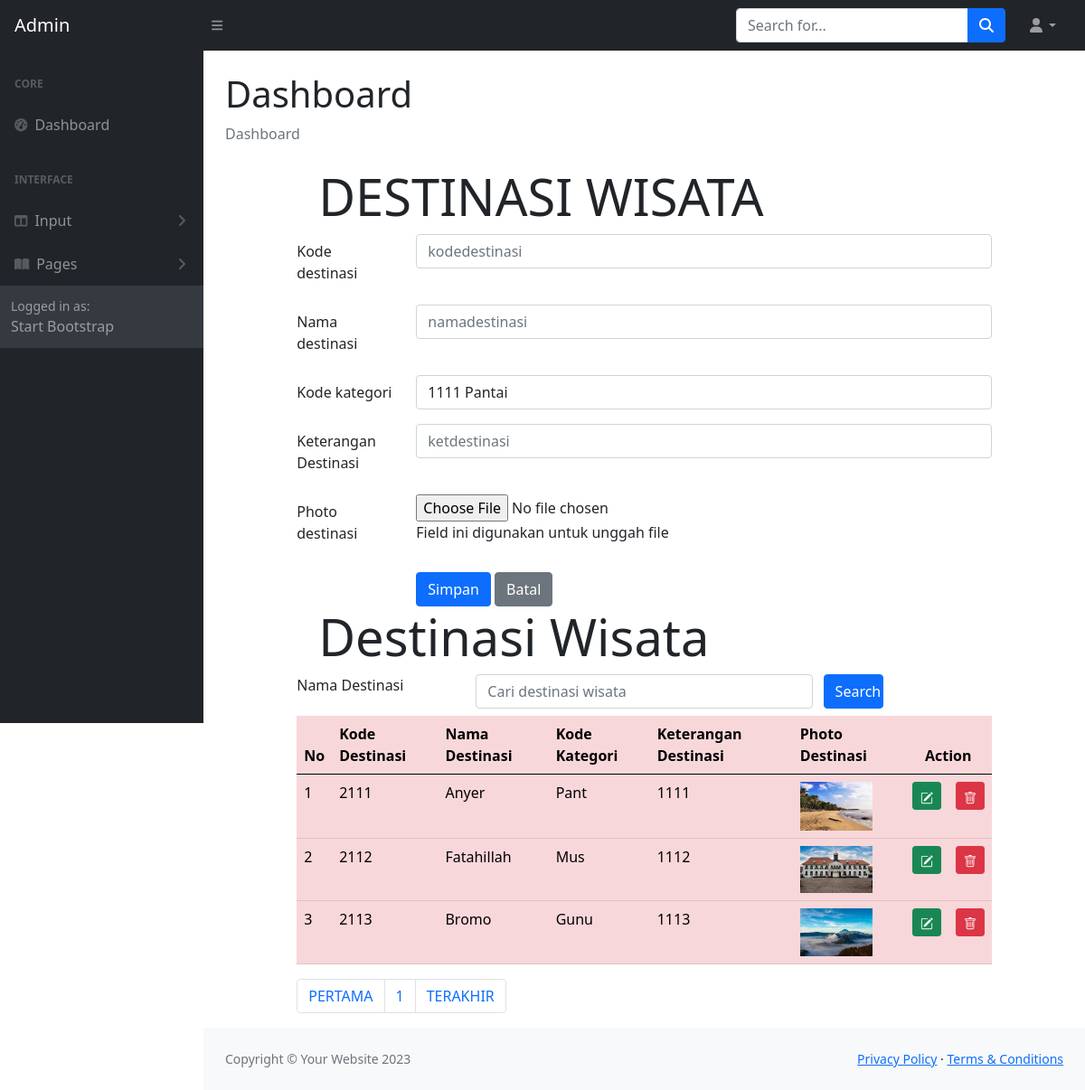
The app's page /ADMIN/copydestinasi.php with its own data.
### tables this page shows
CREATE TABLE `destinasi` (
  `destinasiKODE` char(4) NOT NULL,
  `destinasiNAMA` varchar(120) NOT NULL,
  `kategoriKODE` char(4) NOT NULL,
  `destinasiFILE` char(120) NOT NULL,
  `destinasiKET` char(120) NOT NULL
);

### ADMIN/copydestinasi.php (the view, shortened to what this page needs)
<!DOCTYPE html>
<html lang="en">
<?php include "include/head.php";?>
    <body class="sb-nav-fixed">
        <?php include "include/menunav.php";?>
        <div id="layoutSidenav">
            <?php include "include/menu.php";?>
            <div id="layoutSidenav_content">
                <main>
                    <div class="container-fluid px-4">
                        <h1 class="mt-4">Dashboard</h1>
                        <ol class="breadcrumb mb-4">
                            <li class="breadcrumb-item active">Dashboard</li>
                        </ol>
<head>
  	<link rel="stylesheet" type="text/css" href="https://cdnjs.cloudflare.com/ajax/libs/select2/4.0.3/css/select2.min.css">
	<link rel="stylesheet" type="text/css" href="css/bootstrap.min.css">
</head>
<?php
	include "include/config.php";
	$datakategori = mysqli_query($connection, "select * from kategoriwisata");
?>
<body>
<div class="row">
<div class="col-sm-1"></div>
<div class="col-sm-10">
	<div class="jumbotron jumbotron-fluid">
		<div class="container">
			<h1 class="display-4">DESTINASI WISATA</h1>
		</div>
	</div>
<form method="POST" enctype="multipart/form-data">
		<div class="mb-3 row">
			<label for="kodedestinasi" class="col-sm-2 col-form-label">Kode destinasi</label>
			<div class="col-sm-10">
				<input type="text" class="form-control" id="kodedestinasi" name="inputkode" placeholder="kodedestinasi" maxlength="4">
			</div>
		</div>
		<div class="mb-3 row">
			<label for="namadestinasi" class="col-sm-2 col-form-label">Nama destinasi</label>
			<div class="col-sm-10">
				<input type="text" class="form-control" id="namadestinasi" name="inputnama" placeholder="namadestinasi">
			</div>
		</div>
		<div class="mb-3 row">
			<label for="kodekategori" class="col-sm-2 col-form-label">Kode kategori</label>
			<div class="col-sm-10">
			<select class="form-control" id="kodekategori" name="kodekategori">
				<?php while($row = mysqli_fetch_array($datakategori))
				{ ?>
					<option value="<?php echo $row["kategoriKODE"]?>">
						<?php echo $row["kategoriKODE"]?>
						<?php echo $row["kategoriNAMA"]?>
					</option>
				<?php } ?>
			</select>
			</div>
		</div>
		<div class="mb-3 row">
			<label for="ketdestinasi" class="col-sm-2 col-form-label">Keterangan Destinasi</label>
			<div class="col-sm-10">
				<input type="text" class="form-control" id="ketdestinasi" name="inputket" placeholder="ketdestinasi">
			</div>
		</div>
		<div class="mb-3 row">
			<label for="file" class="col-sm-2 col-form-label">Photo destinasi</label>
			<div class="col-sm-10">
				<input type="file" id="file" name="file">
				<p class="help-block">Field ini digunakan untuk unggah file</p>
			</div>
		</div>
		<div class="form-group row">
			<div class="col-sm-2"></div>
			<div class="col-sm-10">
				<input type="submit" name="Simpan" class="btn btn-primary" value="Simpan">
				<input type="submit" name="Batal" class="btn btn-secondary" value="Batal">
			</div>
		</div>
	</form>
</div>
<div class="col-sm-1"></div>
</div>
<div class="row">
	<div class="col-sm-1"></div>
	<div class="col-sm-10">
		<div class="jumbotron jumbotron-fluid">
			<div class="container">
				<h1 class="display-4">Destinasi Wisata</h1>
			</div>
		</div>
		<form method="POST">
                <div class="form-group row mb-2">
                <label for="search" class="col-sm-3">Nama Destinasi</label>
                <div class="col-sm-6">
                    <input type="text" name="search" class="form-control" id="search"
                    value="<?php if(isset($_POST["search"])) {echo $_POST["search"];}?>"
                        placeholder = "Cari destinasi wisata">
                </div>
                <input type="submit" name="kirim" class="col-sm-1 btn btn-primary" value="Search">
                </div>
            </form>
	<table class="table table-hover table-danger">
		<thead class="thead-dark">
			<tr>
				<th>No</th>
				<th>Kode Destinasi</th>
				<th>Nama Destinasi</th>
				<th>Kode Kategori</th>
				<th>Keterangan Destinasi</th>
				<th>Photo Destinasi</th>
				<th colspan="2" style="text-align: center">Action</th>
			</tr>
		</thead>
		<tbody>
		<?php
    $jumlahtampilan = 3;
    $halaman = (isset($_GET['page']))? $_GET['page'] : 1;
    $mulaitampilan = ($halaman - 1) * $jumlahtampilan;
	if(isset($_POST["kirim"]))
	{
		$search = $_POST["search"];
		$query = mysqli_query($connection, "select destinasi.*
			from destinasi where destinasiNAMA like '%".$search."%' limit $mulaitampilan, $jumlahtampilan");
	}else
		{
			$query = mysqli_query($connection, "select destinasi.*  from destinasi limit $mulaitampilan, $jumlahtampilan");
		}
	$nomor = 1;
	while($row = mysqli_fetch_array($query))
	{
  ?>
				<tr>
				<td><?php echo $mulaitampilan + $nomor; ?></td>
					<td><?php echo $row['destinasiKODE'];?></td>
					<td><?php echo $row['destinasiNAMA'];?></td>
					<td><?php echo $row['kategoriKODE'];?></td>
					<td><?php echo $row['destinasiKET'];?></td>
					<td>
						<?php if(is_file("images/".$row['destinasiFILE']))
						{ ?>
							<img src="images/<?php echo $row['destinasiFILE']?>" width="80">
						<?php } else
							echo "<img src='images/noimage.png' width='80'>"
						?>
					</td>
					<td>
						<a href="destinasiedit.php?ubahfoto=<?php echo $row['destinasiKODE']?>" class="btn btn-success btn-sm" title="EDIT">
						</a>
					</td>
					<td>
						<a href="destinasihapus.php?hapusfoto=<?php echo $row['destinasiKODE']?>" class="btn btn-danger btn-sm" title="DELETE">
						</a>
					</td>
				</tr>
			<?php $nomor = $nomor + 1;?>
			<?php }	?>
		</tbody>
	</table>
	<?php
    $query = mysqli_query($connection, "SELECT * FROM destinasi");
    $jumlahrecord = mysqli_num_rows($query);
    $jumlahpage = ceil($jumlahrecord/$jumlahtampilan);
  	?>
	<nav aria-label="Page navigation example">
	<ul class="pagination">
		<li class="page-item"><a class="page-link" href="?page=<?php $nomorhal=1; echo $nomorhal?>">PERTAMA</a></li>
		<?php for($nomorhal=1; $nomorhal<=$jumlahpage; $nomorhal++)
		{ ?>
		<li class="page-item">
		<?php
		if($nomorhal!=$halaman)
		{ ?>
		<a class="page-link" href="?page=<?php echo $nomorhal?>"><?php echo $nomorhal?></a>
		<?php }
		else { ?>
		<a class="page-link" href="?page=<?php echo $nomorhal?>"><?php echo $nomorhal?></a>
		<?php } ?>
		</li>
		<?php } ?>
		<li class="page-item"><a class="page-link" href="?page=<?php echo $nomorhal-1?>">TERAKHIR</a></li>
	</ul>
	</nav>
	</div>
	<div class="col-sm-1"></div>
</div>
</body>
	</div>
                </main>
                <?php include "include/footer.php";?>
            </div>
        </div>
    </body>
</html>
</html>

### records on screen
destinasi: nomor "1", destinasiKODE "2111", destinasiNAMA "Anyer", kategoriKODE "Pant", destinasiKET "1111", destinasiFILE (picture)
destinasi: nomor "2", destinasiKODE "2112", destinasiNAMA "Fatahillah", kategoriKODE "Mus", destinasiKET "1112", destinasiFILE (picture)
destinasi: nomor "3", destinasiKODE "2113", destinasiNAMA "Bromo", kategoriKODE "Gunu", destinasiKET "1113", destinasiFILE (picture)

### other values on screen
form field kodekategori "1111 Pantai"
